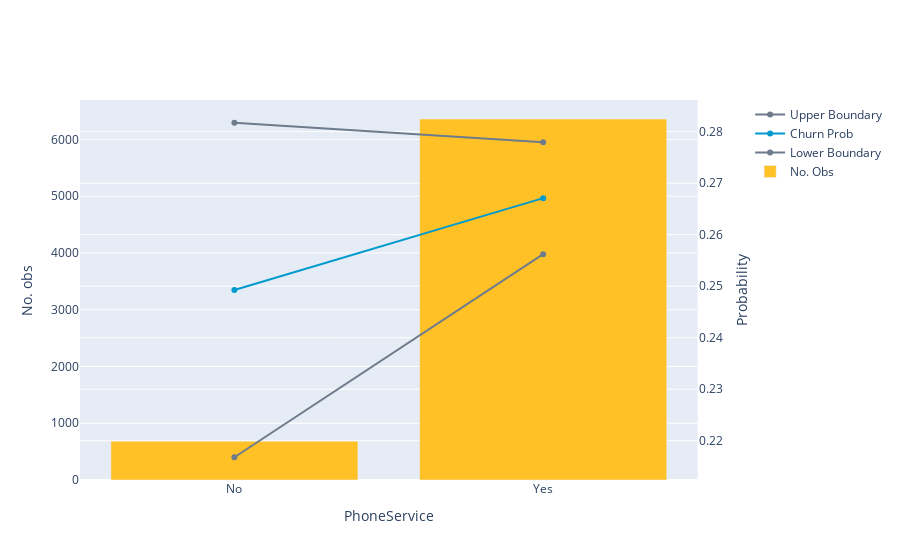

This figure's notebook cell:
### Markdown cell above
Going back to our first question:

**<center>1. Is the percentage of churn the same across all services?</center>**

In order to have a clear definition of what does it mean service in this context, we have selected the following attributes to be analyzed:

* PhoneService,
* InternetService.

For each of the earlier mention attributes, we will be performing the following steps to decide whether the churn probability behaves differently:

1. Select a service, e.g. `PhoneService,
2. Group all customers across the selected service's  categories
3. Calculate for each category:
    + `Count`: Total number of customers
    + `Churn Abs.`: Total number of observed churn
    + `Churn Prob`: Probability of churn $Churn Abs./Count$ 
    + `Upper and Lower Boundary`: Confidence interval's upper and lower boundaries, under the z-norm assumption
4. Decide if the observed difference between the probabilities of two levels is significant, e.g. by not having overlapping confidence intervals or by comparing with the mean value 26.53%  

Let's start!

**PhoneService**:

We can see that there is no significant difference between churn probability by having or not a phone service.

### Code cell
df_z_test = compare_churn_prob(df, 'PhoneService')
display(df_z_test)

### Figure 1 — Plotly figure (JSON) as saved in the notebook; plotly's stock layout.template omitted (floating-point values rounded to 4 significant figures)
{"data": [{"marker": {"color": "#6E7B8B"}, "name": "Upper Boundary", "type": "scatter", "x": ["No", "Yes"], "xaxis": "x", "y": [0.2817, 0.278], "yaxis": "y2"}, {"marker": {"color": "#009ACD"}, "name": "Churn Prob", "type": "scatter", "x": ["No", "Yes"], "xaxis": "x", "y": [0.2493, 0.2671], "yaxis": "y2"}, {"marker": {"color": "#6E7B8B"}, "name": "Lower Boundary", "type": "scatter", "x": ["No", "Yes"], "xaxis": "x", "y": [0.2168, 0.2562], "yaxis": "y2"}, {"marker": {"color": "#FFC125"}, "name": "No. Obs", "type": "bar", "x": ["No", "Yes"], "xaxis": "x", "y": [682, 6361], "yaxis": "y"}], "layout": {"xaxis": {"anchor": "y", "domain": [0, 0.94], "title": {"text": "PhoneService"}}, "yaxis": {"anchor": "x", "domain": [0, 1], "title": {"text": "No. obs"}}, "yaxis2": {"anchor": "x", "overlaying": "y", "side": "right", "title": {"text": "Probability"}}}}
